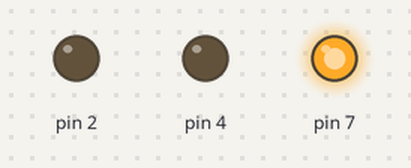
Simulated run of this sketch. Board: Arduino Uno, built with avr-gcc and run on an emulated ATmega328P. On the bench: output pins drawn as LEDs (lit = HIGH).

Above: at 1.0 s.
At 4.1 s:
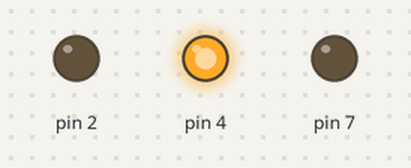
At 8.2 s:
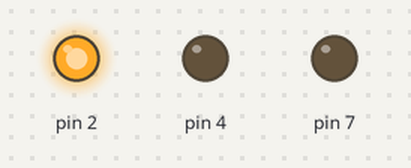
Timing chart, 0 to 16.1 s (numbered marks = the images above):
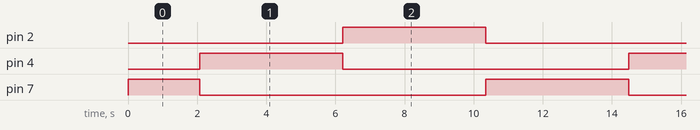

The sketch:

code_trafficlights_mar5b.ino
```cpp
extern "C"{

#include "Code_Trafficlights.h"
#include <math.h>
#include "rtwtypes.h"
#include <stddef.h>
#define NumBitsPerChar
}


void setup() {
  pinMode(7,OUTPUT);
  pinMode(4,OUTPUT);
  pinMode(2,OUTPUT);
}

void loop() {
  Code_Trafficlights_step();
  digitalWrite(7,rtY.ledred);
  digitalWrite(4,rtY.ledyellow);
  digitalWrite(2,rtY.ledgreen);
  delay(1);
}
```

Code_Trafficlights.c
```cpp
/*
 * File: Code_Trafficlights.c
 *
 * Code generated for Simulink model 'Code_Trafficlights'.
 *
 * Model version                  : 1.1
 * Simulink Coder version         : 23.2 (R2023b) 01-Aug-2023
 * C/C++ source code generated on : Tue Mar  5 18:18:31 2024
 *
 * Target selection: ert.tlc
 * Embedded hardware selection: Atmel->AVR
 * Code generation objectives:
 *    1. Execution efficiency
 *    2. RAM efficiency
 * Validation result: Not run
 */

#include "Code_Trafficlights.h"
#include <math.h>
#include "rtwtypes.h"
#include <stddef.h>
#define NumBitsPerChar                 8U

/* Block signals and states (default storage) */
DW rtDW;

/* External outputs (root outports fed by signals with default storage) */
ExtY rtY;

/* Real-time model */
static RT_MODEL rtM_;
RT_MODEL *const rtM = &rtM_;
static void rate_scheduler(void);
static real_T rtGetNaN(void);
static real32_T rtGetNaNF(void);

#define NOT_USING_NONFINITE_LITERALS   1

extern real_T rtInf;
extern real_T rtMinusInf;
extern real_T rtNaN;
extern real32_T rtInfF;
extern real32_T rtMinusInfF;
extern real32_T rtNaNF;
static void rt_InitInfAndNaN(size_t realSize);
static boolean_T rtIsInf(real_T value);
static boolean_T rtIsInfF(real32_T value);
static boolean_T rtIsNaN(real_T value);
static boolean_T rtIsNaNF(real32_T value);
typedef struct {
  struct {
    uint32_T wordH;
    uint32_T wordL;
  } words;
} BigEndianIEEEDouble;

typedef struct {
  struct {
    uint32_T wordL;
    uint32_T wordH;
  } words;
} LittleEndianIEEEDouble;

typedef struct {
  union {
    real32_T wordLreal;
    uint32_T wordLuint;
  } wordL;
} IEEESingle;

real_T rtInf;
real_T rtMinusInf;
real_T rtNaN;
real32_T rtInfF;
real32_T rtMinusInfF;
real32_T rtNaNF;
static real_T rtGetInf(void);
static real32_T rtGetInfF(void);
static real_T rtGetMinusInf(void);
static real32_T rtGetMinusInfF(void);

/*
 * Initialize rtNaN needed by the generated code.
 * NaN is initialized as non-signaling. Assumes IEEE.
 */
static real_T rtGetNaN(void)
{
  size_t bitsPerReal = sizeof(real_T) * (NumBitsPerChar);
  real_T nan = 0.0;
  if (bitsPerReal == 32U) {
    nan = rtGetNaNF();
  } else {
    union {
      LittleEndianIEEEDouble bitVal;
      real_T fltVal;
    } tmpVal;

    tmpVal.bitVal.words.wordH = 0xFFF80000U;
    tmpVal.bitVal.words.wordL = 0x00000000U;
    nan = tmpVal.fltVal;
  }

  return nan;
}

/*
 * Initialize rtNaNF needed by the generated code.
 * NaN is initialized as non-signaling. Assumes IEEE.
 */
static real32_T rtGetNaNF(void)
{
  IEEESingle nanF = { { 0.0F } };

  nanF.wordL.wordLuint = 0xFFC00000U;
  return nanF.wordL.wordLreal;
}

/*
 * Initialize the rtInf, rtMinusInf, and rtNaN needed by the
 * generated code. NaN is initialized as non-signaling. Assumes IEEE.
 */
static void rt_InitInfAndNaN(size_t realSize)
{
  (void) (realSize);
  rtNaN = rtGetNaN();
  rtNaNF = rtGetNaNF();
  rtInf = rtGetInf();
  rtInfF = rtGetInfF();
  rtMinusInf = rtGetMinusInf();
  rtMinusInfF = rtGetMinusInfF();
}

/* Test if value is infinite */
static boolean_T rtIsInf(real_T value)
{
  return (boolean_T)((value==rtInf || value==rtMinusInf) ? 1U : 0U);
}

/* Test if single-precision value is infinite */
static boolean_T rtIsInfF(real32_T value)
{
  return (boolean_T)(((value)==rtInfF || (value)==rtMinusInfF) ? 1U : 0U);
}

/* Test if value is not a number */
static boolean_T rtIsNaN(real_T value)
{
  boolean_T result = (boolean_T) 0;
  size_t bitsPerReal = sizeof(real_T) * (NumBitsPerChar);
  if (bitsPerReal == 32U) {
    result = rtIsNaNF((real32_T)value);
  } else {
    union {
      LittleEndianIEEEDouble bitVal;
      real_T fltVal;
    } tmpVal;

    tmpVal.fltVal = value;
    result = (boolean_T)((tmpVal.bitVal.words.wordH & 0x7FF00000) == 0x7FF00000 &&
                         ( (tmpVal.bitVal.words.wordH & 0x000FFFFF) != 0 ||
                          (tmpVal.bitVal.words.wordL != 0) ));
  }

  return result;
}

/* Test if single-precision value is not a number */
static boolean_T rtIsNaNF(real32_T value)
{
  IEEESingle tmp;
  tmp.wordL.wordLreal = value;
  return (boolean_T)( (tmp.wordL.wordLuint & 0x7F800000) == 0x7F800000 &&
                     (tmp.wordL.wordLuint & 0x007FFFFF) != 0 );
}

/*
 * Initialize rtInf needed by the generated code.
 * Inf is initialized as non-signaling. Assumes IEEE.
 */
static real_T rtGetInf(void)
{
  size_t bitsPerReal = sizeof(real_T) * (NumBitsPerChar);
  real_T inf = 0.0;
  if (bitsPerReal == 32U) {
    inf = rtGetInfF();
  } else {
    union {
      LittleEndianIEEEDouble bitVal;
      real_T fltVal;
    } tmpVal;

    tmpVal.bitVal.words.wordH = 0x7FF00000U;
    tmpVal.bitVal.words.wordL = 0x00000000U;
    inf = tmpVal.fltVal;
  }

  return inf;
}

/*
 * Initialize rtInfF needed by the generated code.
 * Inf is initialized as non-signaling. Assumes IEEE.
 */
static real32_T rtGetInfF(void)
{
  IEEESingle infF;
  infF.wordL.wordLuint = 0x7F800000U;
  return infF.wordL.wordLreal;
}

/*
 * Initialize rtMinusInf needed by the generated code.
 * Inf is initialized as non-signaling. Assumes IEEE.
 */
static real_T rtGetMinusInf(void)
{
  size_t bitsPerReal = sizeof(real_T) * (NumBitsPerChar);
  real_T minf = 0.0;
  if (bitsPerReal == 32U) {
    minf = rtGetMinusInfF();
  } else {
    union {
      LittleEndianIEEEDouble bitVal;
      real_T fltVal;
    } tmpVal;

    tmpVal.bitVal.words.wordH = 0xFFF00000U;
    tmpVal.bitVal.words.wordL = 0x00000000U;
    minf = tmpVal.fltVal;
  }

  return minf;
}

/*
 * Initialize rtMinusInfF needed by the generated code.
 * Inf is initialized as non-signaling. Assumes IEEE.
 */
static real32_T rtGetMinusInfF(void)
{
  IEEESingle minfF;
  minfF.wordL.wordLuint = 0xFF800000U;
  return minfF.wordL.wordLreal;
}

/*
 *         This function updates active task flag for each subrate.
 *         The function is called at model base rate, hence the
 *         generated code self-manages all its subrates.
 */
static void rate_scheduler(void)
{
  /* Compute which subrates run during the next base time step.  Subrates
   * are an integer multiple of the base rate counter.  Therefore, the subtask
   * counter is reset when it reaches its limit (zero means run).
   */
  (rtM->Timing.TaskCounters.TID[1])++;
  if ((rtM->Timing.TaskCounters.TID[1]) > 1999) {/* Sample time: [2.0s, 0.0s] */
    rtM->Timing.TaskCounters.TID[1] = 0;
  }
}

/* Model step function */
void Code_Trafficlights_step(void)
{
  real_T currentPhase;
  if (rtM->Timing.TaskCounters.TID[1] == 0) {
    /* Outputs for Atomic SubSystem: '<S1>/Subsystem1' */
    /* Outport: '<Root>/led red' incorporates:
     *  MATLAB Function: '<S2>/TrafficLightSequence'
     */
    rtY.ledred = 0.0;

    /* Outport: '<Root>/led yellow' incorporates:
     *  MATLAB Function: '<S2>/TrafficLightSequence'
     */
    rtY.ledyellow = 0.0;

    /* Outport: '<Root>/led green' incorporates:
     *  MATLAB Function: '<S2>/TrafficLightSequence'
     */
    rtY.ledgreen = 0.0;

    /* MATLAB Function: '<S2>/TrafficLightSequence' incorporates:
     *  Constant: '<S3>/Constant1'
     *  Sum: '<S3>/Add'
     *  UnitDelay: '<S3>/Unit Delay'
     */
    if (rtIsNaN(rtDW.UnitDelay_DSTATE + 1.0)) {
      currentPhase = (rtNaN);
    } else if (rtIsInf(rtDW.UnitDelay_DSTATE + 1.0)) {
      currentPhase = (rtNaN);
    } else if (rtDW.UnitDelay_DSTATE + 1.0 == 0.0) {
      currentPhase = 0.0;
    } else {
      currentPhase = fmod(rtDW.UnitDelay_DSTATE + 1.0, 6.0);
      if (currentPhase == 0.0) {
        currentPhase = 0.0;
      } else if (rtDW.UnitDelay_DSTATE + 1.0 < 0.0) {
        currentPhase += 6.0;
      }
    }

    if (currentPhase < 2.0) {
      /* Outport: '<Root>/led red' */
      rtY.ledred = 1.0;
    } else if (currentPhase < 4.0) {
      /* Outport: '<Root>/led yellow' */
      rtY.ledyellow = 1.0;
    } else {
      /* Outport: '<Root>/led green' */
      rtY.ledgreen = 1.0;
    }

    /* End of Outputs for SubSystem: '<S1>/Subsystem1' */

    /* Update for UnitDelay: '<S3>/Unit Delay' incorporates:
     *  Constant: '<S3>/Constant1'
     *  Sum: '<S3>/Add'
     */
    rtDW.UnitDelay_DSTATE++;
  }

  rate_scheduler();
}

/* Model initialize function */
void Code_Trafficlights_initialize(void)
{
  /* Registration code */

  /* initialize non-finites */
  rt_InitInfAndNaN(sizeof(real_T));
}

/*
 * File trailer for generated code.
 *
 * [EOF]
 */
```

Code_Trafficlights.h
```cpp
/*
 * File: Code_Trafficlights.h
 *
 * Code generated for Simulink model 'Code_Trafficlights'.
 *
 * Model version                  : 1.1
 * Simulink Coder version         : 23.2 (R2023b) 01-Aug-2023
 * C/C++ source code generated on : Tue Mar  5 18:18:31 2024
 *
 * Target selection: ert.tlc
 * Embedded hardware selection: Atmel->AVR
 * Code generation objectives:
 *    1. Execution efficiency
 *    2. RAM efficiency
 * Validation result: Not run
 */

#ifndef RTW_HEADER_Code_Trafficlights_h_
#define RTW_HEADER_Code_Trafficlights_h_
#ifndef Code_Trafficlights_COMMON_INCLUDES_
#define Code_Trafficlights_COMMON_INCLUDES_
#include "rtwtypes.h"
#endif                                 /* Code_Trafficlights_COMMON_INCLUDES_ */

/* Macros for accessing real-time model data structure */
#ifndef rtmGetErrorStatus
#define rtmGetErrorStatus(rtm)         ((rtm)->errorStatus)
#endif

#ifndef rtmSetErrorStatus
#define rtmSetErrorStatus(rtm, val)    ((rtm)->errorStatus = (val))
#endif

/* Forward declaration for rtModel */
typedef struct tag_RTM RT_MODEL;

/* Block signals and states (default storage) for system '<Root>' */
typedef struct {
  real_T UnitDelay_DSTATE;             /* '<S3>/Unit Delay' */
} DW;

/* External outputs (root outports fed by signals with default storage) */
typedef struct {
  real_T ledred;                       /* '<Root>/led red' */
  real_T ledyellow;                    /* '<Root>/led yellow' */
  real_T ledgreen;                     /* '<Root>/led green' */
} ExtY;

/* Real-time Model Data Structure */
struct tag_RTM {
  const char_T * volatile errorStatus;

  /*
   * Timing:
   * The following substructure contains information regarding
   * the timing information for the model.
   */
  struct {
    struct {
      uint16_T TID[2];
    } TaskCounters;
  } Timing;
};

/* Block signals and states (default storage) */
extern DW rtDW;

/* External outputs (root outports fed by signals with default storage) */
extern ExtY rtY;

/* Model entry point functions */
extern void Code_Trafficlights_initialize(void);
extern void Code_Trafficlights_step(void);

/* Real-time Model object */
extern RT_MODEL *const rtM;

/*-
 * The generated code includes comments that allow you to trace directly
 * back to the appropriate location in the model.  The basic format
 * is <system>/block_name, where system is the system number (uniquely
 * assigned by Simulink) and block_name is the name of the block.
 *
 * Use the MATLAB hilite_system command to trace the generated code back
 * to the model.  For example,
 *
 * hilite_system('<S3>')    - opens system 3
 * hilite_system('<S3>/Kp') - opens and selects block Kp which resides in S3
 *
 * Here is the system hierarchy for this model
 *
 * '<Root>' : 'Code_Trafficlights'
 * '<S1>'   : 'Code_Trafficlights/Traffic Lights Sequence'
 * '<S2>'   : 'Code_Trafficlights/Traffic Lights Sequence/Subsystem1'
 * '<S3>'   : 'Code_Trafficlights/Traffic Lights Sequence/Subsystem4'
 * '<S4>'   : 'Code_Trafficlights/Traffic Lights Sequence/Subsystem1/TrafficLightSequence'
 */
#endif                                 /* RTW_HEADER_Code_Trafficlights_h_ */

/*
 * File trailer for generated code.
 *
 * [EOF]
 */
```

rtwtypes.h
```cpp
/*
 * File: rtwtypes.h
 *
 * Code generated for Simulink model 'Code_Trafficlights'.
 *
 * Model version                  : 1.1
 * Simulink Coder version         : 23.2 (R2023b) 01-Aug-2023
 * C/C++ source code generated on : Tue Mar  5 18:18:31 2024
 *
 * Target selection: ert.tlc
 * Embedded hardware selection: Atmel->AVR
 * Code generation objectives:
 *    1. Execution efficiency
 *    2. RAM efficiency
 * Validation result: Not run
 */

#ifndef RTWTYPES_H
#define RTWTYPES_H

/* Logical type definitions */
#if (!defined(__cplusplus))
#ifndef false
#define false                          (0U)
#endif

#ifndef true
#define true                           (1U)
#endif
#endif

/*=======================================================================*
 * Target hardware information
 *   Device type: Atmel->AVR
 *   Number of bits:     char:   8    short:   16    int:  16
 *                       long:  32    long long:  64
 *                       native word size:   8
 *   Byte ordering: LittleEndian
 *   Signed integer division rounds to: Zero
 *   Shift right on a signed integer as arithmetic shift: on
 *=======================================================================*/

/*=======================================================================*
 * Fixed width word size data types:                                     *
 *   int8_T, int16_T, int32_T     - signed 8, 16, or 32 bit integers     *
 *   uint8_T, uint16_T, uint32_T  - unsigned 8, 16, or 32 bit integers   *
 *   real32_T, real64_T           - 32 and 64 bit floating point numbers *
 *=======================================================================*/
typedef signed char int8_T;
typedef unsigned char uint8_T;
typedef int int16_T;
typedef unsigned int uint16_T;
typedef long int32_T;
typedef unsigned long uint32_T;
typedef long long int64_T;
typedef unsigned long long uint64_T;
typedef float real32_T;
typedef double real64_T;

/*===========================================================================*
 * Generic type definitions: boolean_T, char_T, byte_T, int_T, uint_T,       *
 *                           real_T, time_T, ulong_T, ulonglong_T.           *
 *===========================================================================*/
typedef double real_T;
typedef double time_T;
typedef unsigned char boolean_T;
typedef int int_T;
typedef unsigned int uint_T;
typedef unsigned long ulong_T;
typedef unsigned long long ulonglong_T;
typedef char char_T;
typedef unsigned char uchar_T;
typedef char_T byte_T;

/*=======================================================================*
 * Min and Max:                                                          *
 *   int8_T, int16_T, int32_T     - signed 8, 16, or 32 bit integers     *
 *   uint8_T, uint16_T, uint32_T  - unsigned 8, 16, or 32 bit integers   *
 *=======================================================================*/
#define MAX_int8_T                     ((int8_T)(127))
#define MIN_int8_T                     ((int8_T)(-128))
#define MAX_uint8_T                    ((uint8_T)(255U))
#define MAX_int16_T                    ((int16_T)(32767))
#define MIN_int16_T                    ((int16_T)(-32768))
#define MAX_uint16_T                   ((uint16_T)(65535U))
#define MAX_int32_T                    ((int32_T)(2147483647L))
#define MIN_int32_T                    ((int32_T)(-2147483647L-1L))
#define MAX_uint32_T                   ((uint32_T)(0xFFFFFFFFUL))
#define MAX_int64_T                    ((int64_T)(9223372036854775807LL))
#define MIN_int64_T                    ((int64_T)(-9223372036854775807LL-1LL))
#define MAX_uint64_T                   ((uint64_T)(0xFFFFFFFFFFFFFFFFULL))

/* Block D-Work pointer type */
typedef void * pointer_T;

#endif                                 /* RTWTYPES_H */

/*
 * File trailer for generated code.
 *
 * [EOF]
 */
```

Measured:
- by itself, pin 2, pin 4: alternates HIGH for 4.1 s and LOW for 8.3 s
- by itself, pin 7: repeats every 12.4 s: LOW 8.3 s, HIGH 4.1 s
- by itself, everything shown: repeats every 12.4 s, in 3 steps
